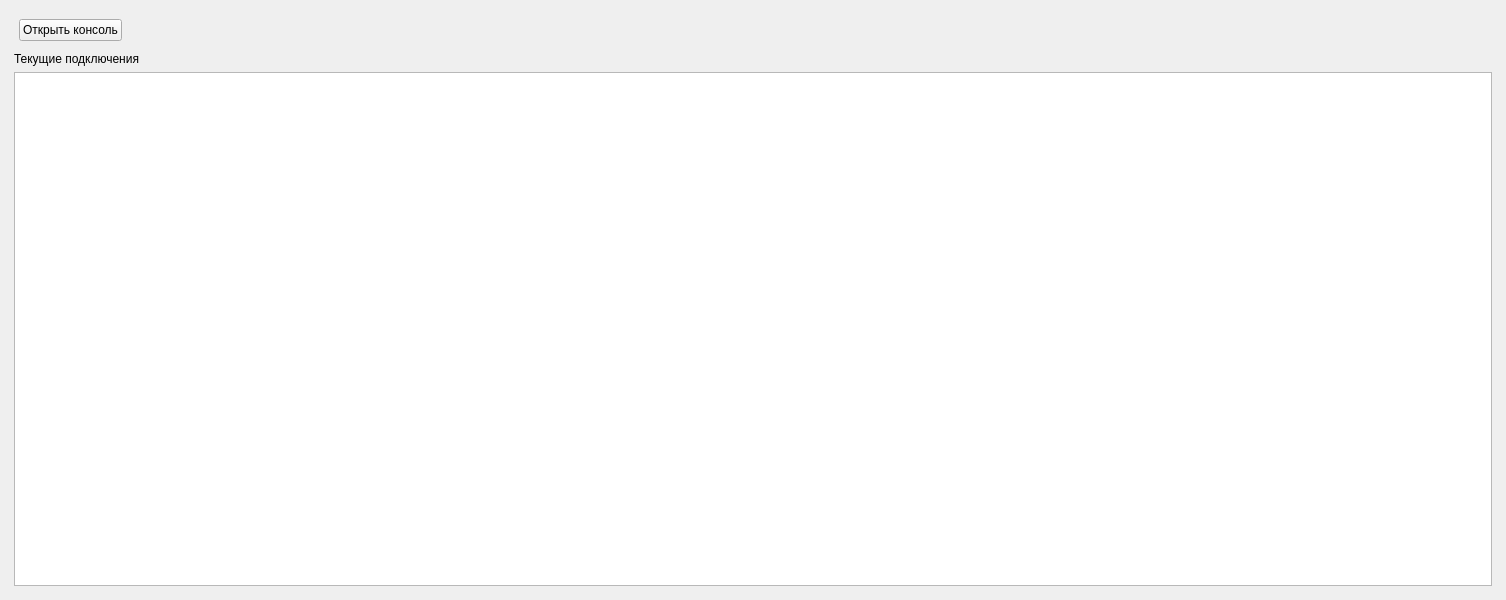
          <widget class="QWidget" name="serverSettingsPage">
           <property name="geometry">
            <rect>
             <x>0</x>
             <y>0</y>
             <width>1506</width>
             <height>600</height>
            </rect>
           </property>
           <attribute name="label">
            <string>Настройки сервера</string>
           </attribute>
           <layout class="QGridLayout" name="gridLayout_11">
            <property name="leftMargin">
             <number>5</number>
            </property>
            <property name="topMargin">
             <number>5</number>
            </property>
            <property name="rightMargin">
             <number>5</number>
            </property>
            <property name="bottomMargin">
             <number>5</number>
            </property>
            <item row="0" column="0">
             <widget class="QFrame" name="serverSettingsFrame">
              <property name="frameShape">
               <enum>QFrame::NoFrame</enum>
              </property>
              <property name="frameShadow">
               <enum>QFrame::Raised</enum>
              </property>
              <layout class="QVBoxLayout" name="verticalLayout_11">
               <item>
                <widget class="QFrame" name="serverActionsFrame">
                 <property name="frameShape">
                  <enum>QFrame::NoFrame</enum>
                 </property>
                 <property name="frameShadow">
                  <enum>QFrame::Raised</enum>
                 </property>
                 <layout class="QHBoxLayout" name="horizontalLayout_6">
                  <property name="leftMargin">
                   <number>5</number>
                  </property>
                  <property name="topMargin">
                   <number>5</number>
                  </property>
                  <property name="rightMargin">
                   <number>5</number>
                  </property>
                  <property name="bottomMargin">
                   <number>5</number>
                  </property>
                  <item>
                   <widget class="QPushButton" name="consoleOpenPushButton">
                    <property name="text">
                     <string>Открыть консоль</string>
                    </property>
                    <property name="icon">
                     <iconset resource="resources/images.qrc">
                      <normaloff>:/new/prefix1/images/SystemTests.png</normaloff>:/new/prefix1/images/SystemTests.png</iconset>
                    </property>
                   </widget>
                  </item>
                  <item>
                   <spacer name="horizontalSpacer_2">
                    <property name="orientation">
                     <enum>Qt::Horizontal</enum>
                    </property>
                    <property name="sizeHint" stdset="0">
                     <size>
                      <width>1285</width>
                      <height>20</height>
                     </size>
                    </property>
                   </spacer>
                  </item>
                 </layout>
                </widget>
               </item>
               <item>
                <widget class="QLabel" name="currentConnectionsLabel">
                 <property name="text">
                  <string>Текущие подключения</string>
                 </property>
                </widget>
               </item>
               <item>
                <widget class="QListWidget" name="currentConnectionsListWidget"/>
               </item>
              </layout>
             </widget>
            </item>
           </layout>
          </widget>
